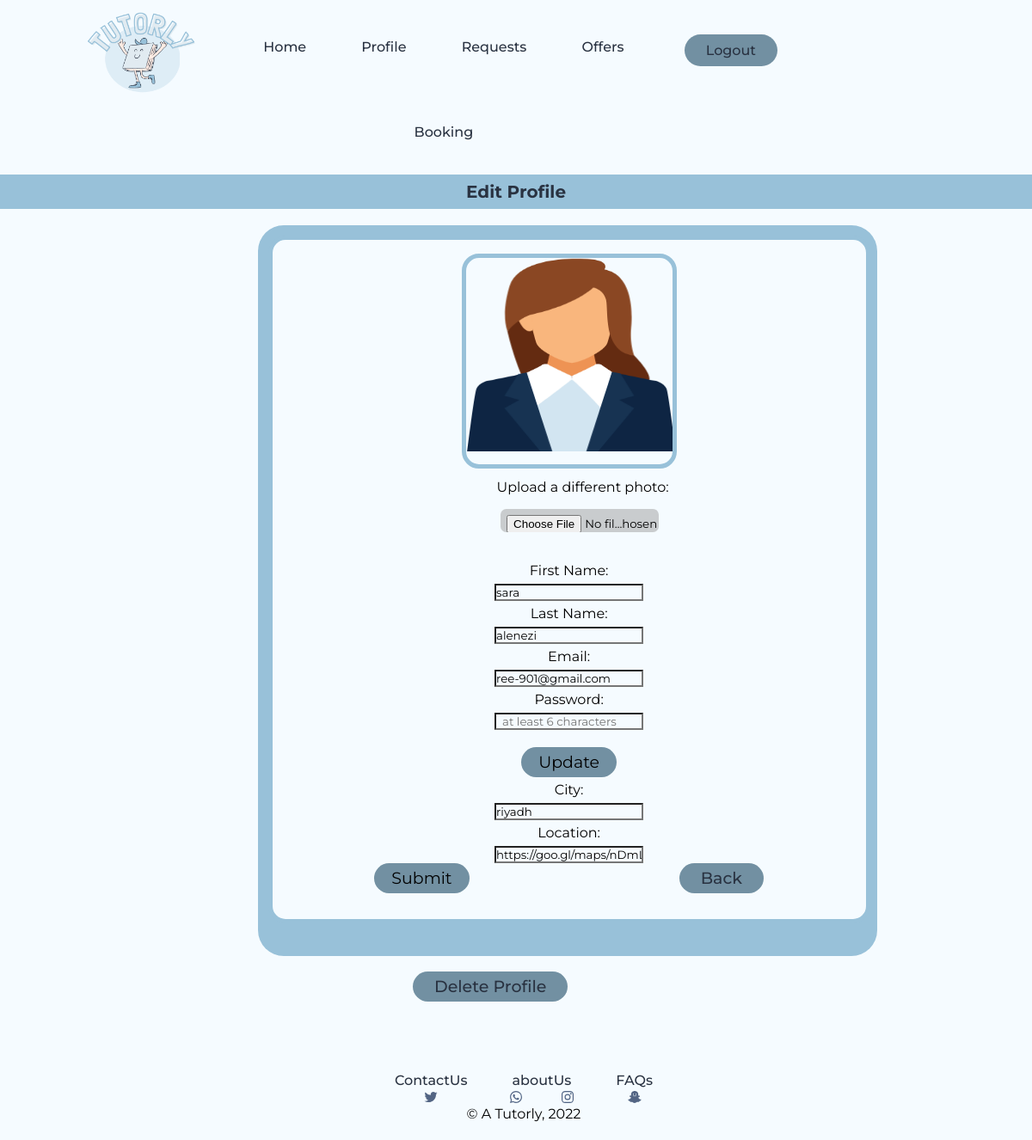
Page /php_files/EditProfileParent.php (signed in) on the earlier database version.
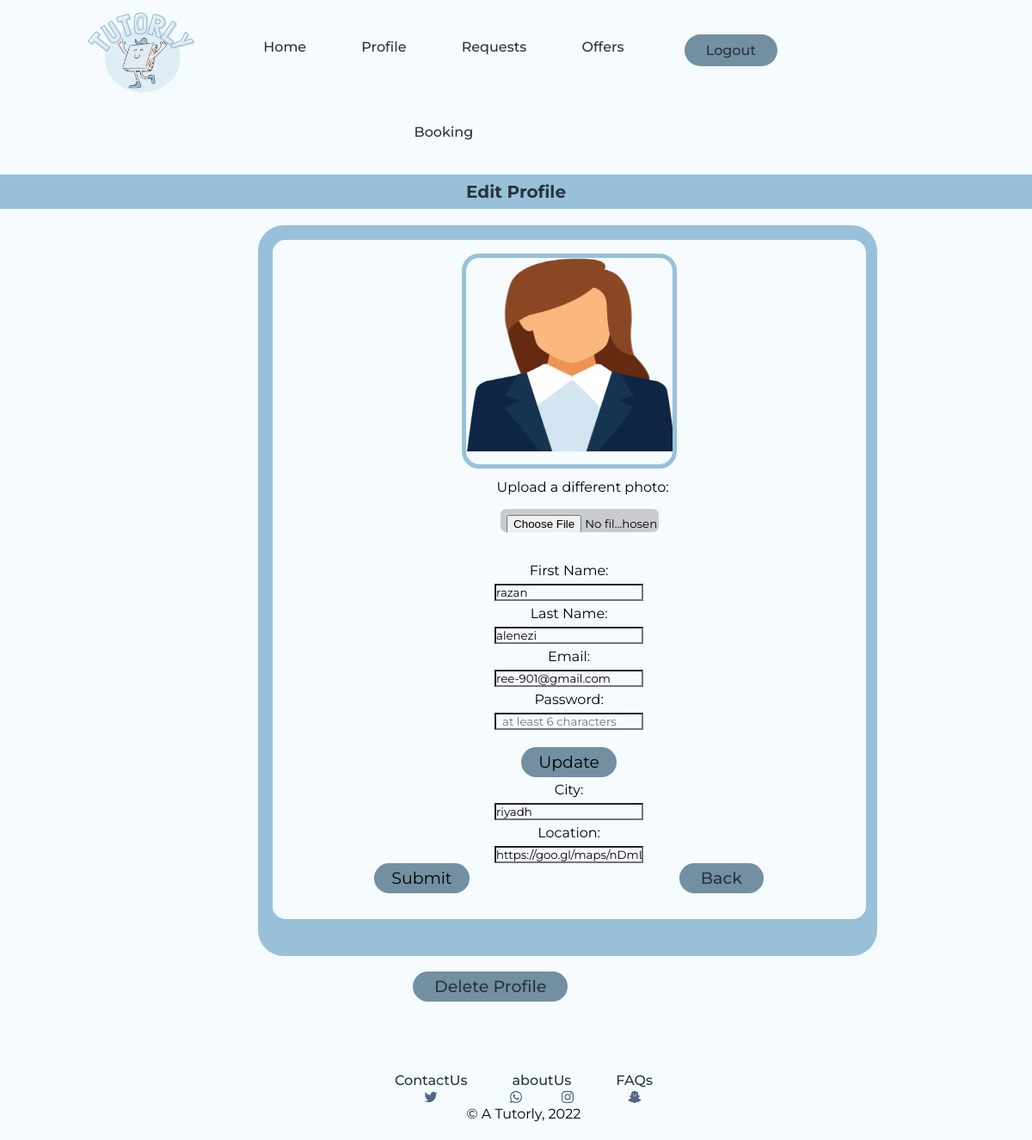
Same page on the later database version.
### tables this page shows
CREATE TABLE `parent` (
  `email` varchar(200) NOT NULL,
  `password` varchar(30) NOT NULL,
  `firstName` varchar(30) NOT NULL,
  `lastName` varchar(30) NOT NULL,
  `city` varchar(100) NOT NULL,
  `Location` varchar(200) NOT NULL,
  `img` varchar(100) NOT NULL
);

### php_files/EditProfileParent.php (the view, shortened to what this page needs)
<?php
$servername= "localhost";
$username= "root" ;
$password= "";
$dbname= "381" ;
$connection= mysqli_connect($servername,$username,$password,$dbname);
$fname_err = $lname_err = $email_err = $password_err = $city_err = $location_err = "";
     ?>
<?php include ("../php_files/parentHeader.php"); ?>
<!DOCTYPE html>
<html>
    <head>
    <link rel ="stylesheet" type= "text/css"
     href="../css_files/common.css">
     </head>
     <body>
        <h2>
                Edit Profile
            </h2>
            <form action="<?php echo $_SERVER["PHP_SELF"]; ?>"method="POST" enctype="multipart/form-data">
            <?php
                $currentUser = $_SESSION['email'];
                $sql = "SELECT * FROM `parent` WHERE email ='$currentUser'";
                $gotResuslts = mysqli_query($connection,$sql);
                if($gotResuslts){
                    if(mysqli_num_rows($gotResuslts)>0){
                        while($row = mysqli_fetch_array($gotResuslts)){
                        ?>
                <div class="holder">
                    <div class = "detail">
                    <div class="forthepic">
                    <img class = "pic"src="../images/TutorPic1.png" class="TutorPic" <?php echo $row['img']; ?> alt="Tutor Picture" height="250"><br>
                    <p>Upload a different photo:</p>
<input type="file" accept="image/*" name="img">
    </div>
                     <br>
                     <label for="firstname">First Name:</label><span style="color:red"><?php echo $fname_err; ?> </span><br>
                <input type="text"  id="FName" name="FName" placeholder="Enter your first name"
                value="<?php echo $row['firstName']; ?>"><br>
                <label for="lastname">Last Name:</label><span style="color:red"><?php echo $lname_err; ?> </span>
                <br><input type="text" id="LName" name="LName" placeholder="Enter your last name"
                value="<?php echo $row['lastName']; ?>">
                <br> <label for="eMail">Email:</label><span style="color:red"> <?php echo $email_err; ?></span><br>
                <input type="email" class="inputing-text" id="eMail" name="eMail"placeholder=" example:a@gmail.com"
                value="<?php echo $row['email']; ?>"><br>
                <label for="password">Password:</label><span style="color:red"> <?php echo $password_err; ?></span><br>
                <input type="password" class="inputing-text" id="password" name="password" placeholder="  at least 6 characters ">
                <input class="botton-bigger" type="submit" name="submit" value="Update" />
                <br>
                <label >City:</label><br><span style="color:red"> <?php echo $city_err; ?></span>
                    <input type="text" class="inputing-text" id="loc" name= "City" placeholder=" example:Riyadh"
                    value="<?php echo $row['city']; ?>">
                <br> <label for="adress">Location:</label><br><span style="color:red"> <?php echo $location_err; ?></span>
                <input type="text" id="adress" name="adress" placeholder="https://*******"
                value="<?php echo $row['Location']; ?>"><br>
                <input type="submit" value="Submit">
    <a class= "button1" href="../php_files/HomePageParent.php">Back</a>
    </div>
                        </div>
            <h5>
                <a class= "button1" href="../php_files/DeletProfileParent.php" style="margin-left: 40%;">Delete Profile</a>
 <?php }}}
                       ?>
            </h5>
            <br><br>
            <br>
 <br>
            <?php include ("../php_files/footer.php"); ?>
     </body>
</html>

Differences in the rows shown:
changed parent "alenezi": FName "sara" → "razan"
